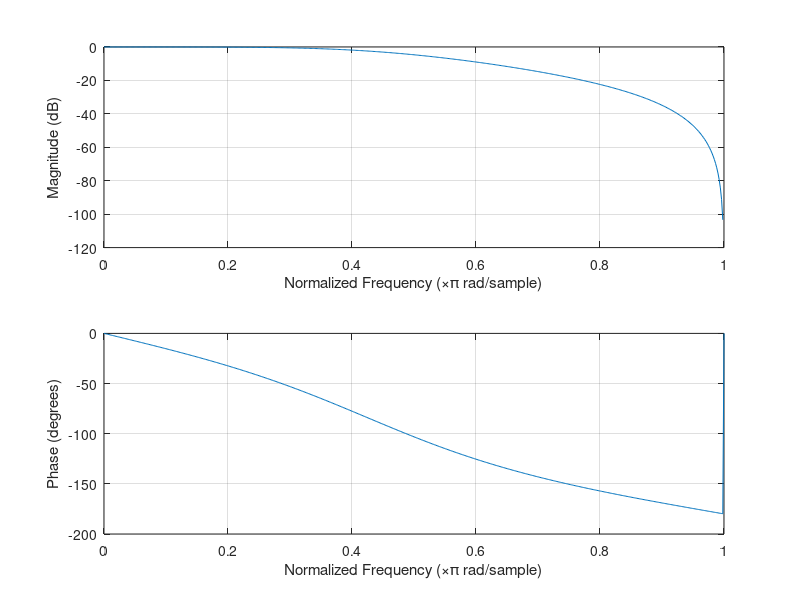
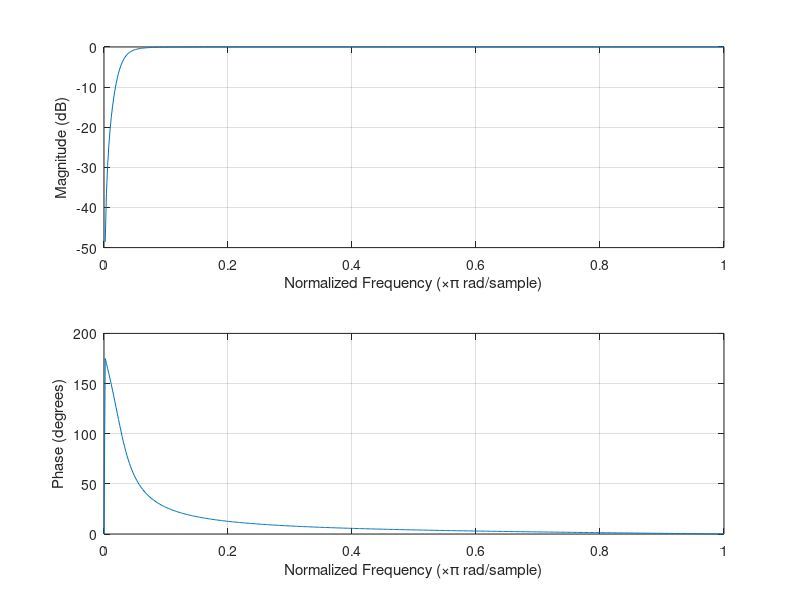

MATLAB code for these plots, in order: (Note: this script raises an error after producing the figures.)
%% Script to generate coefficients for RHD's two-stage Direct-Form I IIR biquad
%  bandpass filter. Set the fc_LPF and fc_HPF cutoff frequency.
% See http://allenyin.github.io/reading_list/2016/01/DirectFormI-IIR-butterworth-filters

close all;
% Convertinf from (pi rad/sample) to frequency:
% w/2*fs

fs = 31250;   % sampling frequency
% 2nd order butterworth LPF, cutoff at 9kHz
fc_LPF = 7000 ;
wn_LPF = (fc_LPF/fs)*2;  % normalized cutoff frequency (units=pi rad/sample)
[b_LPF, a_LPF] = butter(2, wn_LPF, 'low');  % descending powers of z, const first
figure;
title('2nd order LPF');
freqz(b_LPF, a_LPF);

% 2nd order butterworth HPF, cutoff at 500Hz
fc_HPF = 500;
wn_HPF = (fc_HPF/fs)*2;
[b_HPF, a_HPF] = butter(2, wn_HPF, 'high');
figure;
title('2nd order HPF');
freqz(b_HPF, a_HPF);

% plot freq-response of bandpass filter
fvtool(conv(b_LPF,b_HPF), conv(a_LPF, a_HPF));

% convert them to fixed-point form
b_LPF_DSP = round(b_LPF*2^14);      % result is [b0,b1,b0];
a_LPF_DSP = round(a_LPF*2^14)*-1;   % result is [dont-care, a0, a1]

b_HPF_DSP = round(b_HPF*2^14);      % result is [b0,b1,b0];
a_HPF_DSP = round(a_HPF*2^14)*-1;   % result is [dont-care, a0, a1];

%---------- Coefficients for RHA's 4-biquad filter [500-6.7kHz]----------------
% [b0, b1, a0, a1]
coefs1 = [7895, 15785, 5293, -7479]./2^15;
coefs2 = [15342, -30687, 31397, -15172]./2^15;
coefs3 = [7892, 15782, 3824, -854]./2^15;
coefs4 = [15342, -30681, 29836, -13603]./2^15;

% coefs in descending powers of z
coefs = [coefs1; coefs2; coefs3; coefs4];
% num as b1,b1,b0
num = [coefs(:,2), coefs(:,2), coefs(:,1)];
% den as 1, -a0, -a1
den = [ones(4,1), -coefs(:,3), -coefs(:,4)];

final_num = conv(conv(conv(num(1,:), num(2,:)), num(3,:)),num(4,:));
final_den = conv(conv(conv(den(1,:), den(2,:)), den(3,:)),den(4,:));
% final_num = conv(num(3,:), num(4,:));
% final_den = conv(den(3,:), den(4,:));
% fvtool(final_num, final_den);


% num = [2*b0, 2*b1, 2*b0];
% den = [1, -2*a0, -2*a1];
% 
% [h,w] = freqz(final_num, final_den, 'whole', 2001);
% figure;
% plot(w/pi, 20*log10(abs(h)));
% xlabel('x\pi rad/sample');

% 
% sos=[coefs(:,1:2), coefs(:,1), ones(4,1), -coefs(:,3:4)]
% fvtool(sos);
